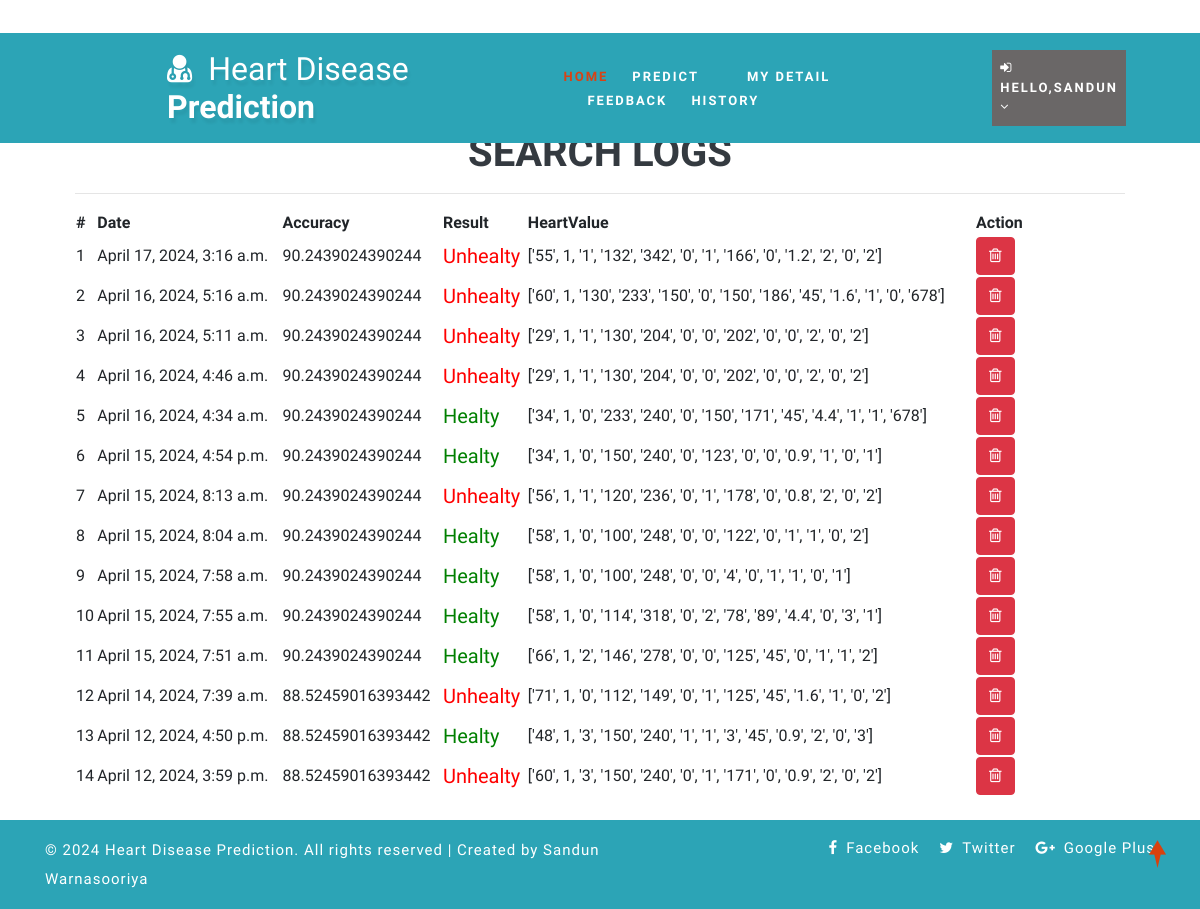
Page /view_search_pat (signed in) on the committed database.
### health/models.py (models this page shows, shortened)
class Search_Data(models.Model):
    patient = models.ForeignKey(Patient, on_delete=models.CASCADE, null=True)
    prediction_accuracy = models.CharField(max_length=100,null=True,blank=True)
    result = models.CharField(max_length=100,null=True,blank=True)
    values_list = models.CharField(max_length=100,null=True,blank=True)
    created = models.DateTimeField(auto_now=True,null=True)

### health/views.py (the view)
# urls.py: path('view_search_pat', view_search_pat,name="view_search_pat"),
@login_required(login_url="login")
def view_search_pat(request):
    doc = None
    try:
        doc = Doctor.objects.get(user=request.user)
        data = Search_Data.objects.filter(patient__address__icontains=doc.address).order_by('-id')
    except:
        try:
            doc = Patient.objects.get(user=request.user)
            data = Search_Data.objects.filter(patient=doc).order_by('-id')
        except:
            data = Search_Data.objects.all().order_by('-id')
    return render(request,'view_search_pat.html',{'data':data})

### health/templates/view_search_pat.html
{% extends 'index.html' %}
{% load static %}
{% block body %}
<div class="container-fluid" style="width:90%;margin-top:8%">
                    <div class="container-fluid">
                        <h1 align="center" class="w3ls-title text-uppercase text-dark font-weight-bold">Search Logs</h1>
                         </div><hr>
                                <table id="example" class="display" style="width:100%">
                                  <thead>
                                    <tr>
                                      <th>#</th>
                                      {% if request.user.patient_set.all.0 %}
                                      <th>Date</th>
                                      {% else %}
                                      <th>Patient Name</th>
                                      {% endif %}
                                      <th>Accuracy</th>
                                      <th>Result</th>
                                      <th>HeartValue</th>
                                      <th>Action</th>
                                  </tr>
                              </thead>
                              <tbody>
                              {% for i in data %}
                                <tr>
                                  <td>{{forloop.counter}}</td>
                                  {% if request.user.patient_set.all.0 %}
                                    <td>{{i.created}}</td>
                                  {% else %}
                                  <td>{{i.patient.user.first_name}} {{i.patient.user.last_name}}</td>
                                  {% endif %}
                                    <td>{{i.prediction_accuracy}}</td>
                                    <td>{% if i.result == "0" %}
                                      <h5 style="color:green">Healty</h5>
                                      {% else %}
                                      <h5 style="color:red">Unhealty</h5>
                                  {% endif %}
                                  </td>
                                  <td>{{i.values_list}}</td>
                                  <td style="width:150px">
                                      <a href="/delete_searched/{{i.id}}" ><button class="btn btn-danger" onclick="return confirm('Are you sure?')"><i class="fa fa-trash-o"></i></button></a></td>
                              </tr>
                              {% endfor %}
                          </tbody>
                      </table>
                  </div>
{% endblock %}

### health/templates/index.html (shortened to what this page needs)
<!DOCTYPE html>
{% load static %}
<html lang="Eng">
<head>
	<link rel="stylesheet" href="{% static 'css/bootstrap.css' %}">
	<link href="{% static 'css/css_slider.css' %}" type="text/css" rel="stylesheet" media="all">
	<link rel="stylesheet" href="{% static 'css/style.css' %}" type="text/css" media="all" />
	<link href="{% static 'css/font-awesome.min.css' %}" rel="stylesheet">
<link rel='stylesheet' type='text/css' href="https://cdn.datatables.net/1.10.21/css/jquery.dataTables.min.css">
<link rel='stylesheet' type='text/css' href="https://cdn.datatables.net/buttons/1.6.2/css/buttons.dataTables.min.css">
</head>
<body>
	<div id="home" style="margin-bottom:2%">
		<header>
			<div class="top-bar py-3">
				<div class="container">
					<div class="row">
						<div class="col-xl-7 col-lg-6 col-md-4 top-social-agile text-md-right text-center mt-md-0 mt-2">
							<div class="row">
								<div class="col-xl-3 col-lg-4 col-6 top-w3layouts p-md-0 text-right">
								</div>
								<div class="col-xl-3 col-lg-4 col-6 header-w3layouts text-md-right text-left">
								</div>
							</div>
						</div>
					</div>
				</div>
			</div>
		</header>
		<div class="main-top" style="background:rgb(44, 164, 182)">
			<div class="container-fluid">
				<div class="header d-md-flex justify-content-between align-items-center py-3">
					<div id="logo" style="margin-left:13%">
						<h1>
							<a href="index.html">
								<span class="fa fa-user-md mr-2"></span>
								<span class="logo-sp">Heart Disease</span> Prediction
							</a>
						</h1>
					</div>
					{% if request.user.is_staff %}
					<div class="nav_w3ls" style="margin-right:4%">
						<nav>
							<label for="drop1" class="toggle">Menu</label>
							<input type="checkbox" id="drop1" />
							<ul class="menu" style="padding:15px;width:100%">
								<li class="mx-lg-4 mx-md-3 my-md-0 my-2"><a href="{% url 'admin_home' %}" >Home</a></li>
								<li>
									<label for="drop-2" class="toggle toogle-2"> <span class="fa fa-angle-down" aria-hidden="true"></span>
									</label>
									<a href="#"> Doctor <span class="fa fa-angle-down" aria-hidden="true"></span></a>
									<ul style="margin-top:2%;width:40%;margin-right:0%">
										<li style="width:100%;"><a href="/add_doctor" class="drop-text">Add Doctor</a></li>
										<li style="width:100%;"><a href="/view_doctor" class="drop-text">View Doctor</a></li>
									</ul>
								</li>
								<li class="mx-lg-4 mx-md-3 my-md-0 my-2"><a href="/view_patient">Patient</a></li>
								<li class="mx-lg-4 mx-md-3 my-md-0 my-2">
									<a href="/view_search_pat">Searched Data</a></li>
								<li><a href="/view_feedback">Feedback</a></li>
							</ul>
						</nav>
					</div>
					<div class="nav_w3ls" style="margin-right:3%">
						<nav>
							<label for="drop2" class="toggle">Menu</label>
							<input type="checkbox" id="drop2" />
							<ul class="menu">
								<li class="mx-lg-4 mx-md-3 my-md-0 my-2" style="background:red;padding:8px">
									<label for="drop-2" class="toggle toogle-2"> <span class="fa fa-angle-down" aria-hidden="true"></span>
									</label>
									<a href="#"><i class="fa fa-user"></i> {{request.user.username}} <span class="fa fa-angle-down" aria-hidden="true"></span></a>
									<ul style="margin-top:10%;width:80%;margin-right:5%">
										<li style="width:100%;"><a href="{% url 'change_password' %}" class="drop-text">Password</a></li>
										<li style="width:100%;"><a href="{% url 'logout' %}" class="drop-text">Logout</a></li>
									</ul>
								</li>
							</ul>
						</nav>
					</div>
					{% elif request.user.patient_set.all.0 %}
					<div class="nav_w3ls" style="margin-left:5%;font-weight:bold">
						<nav>
							<ul class="menu" style="padding:15px;width:100%">
								<li><a href="{% url 'patient_home' %}" class="active">Home</a></li>
								<li class="mx-lg-4 mx-md-3 my-md-0 my-2"><a href="/add_heartdetail">Predict</a></li>
								<li class="mx-lg-4 mx-md-3 my-md-0 my-2"><a href="/profile_doctor">My Detail</a></li>
								<li class="mx-lg-4 mx-md-3 my-md-0 my-2"><a href="/sent_feedback">Feedback</a></li>
								<li><a href="/view_search_pat">History</a></li>
							</ul>
						</nav>
					</div>
					<div class="nav_w3ls" style="margin-right:3%">
						<nav>
							<ul class="menu">
								<li class="mx-lg-4 mx-md-3 my-md-0 my-2" style="background:#6a6767;padding:8px">
									<a href="#"><i class="fa fa-sign-in"></i> Hello,{{request.user.username}} <span class="fa fa-angle-down" aria-hidden="true"></span></a>
								</li>
							</ul>
						</nav>
					</div>
					{% endif %}
				</div>
			</div>
		</div>
		{% block body %}
		{% endblock %}
	</div>
	<div class="copy-w3pvt" style="background:rgb(44, 164, 182);color:white">
		<div class="container py-3">
			<div class="row">
				<div class="col-lg-7 w3ls_footer_grid1_left text-lg-left text-center">
					<p style="color:white">&copy; 2024 Heart Disease Prediction. All rights reserved | Created by Sandun Warnasooriya</a>
					</p>
				</div>
				<div class="col-lg-5 w3ls_footer_grid_left1_pos text-lg-right text-center mt-lg-0 mt-2">
					<ul style="color:white">
						<li>
							<a href="#" style="color:white" class="facebook">
								<span class="fa fa-facebook-f mr-2"></span>Facebook</a>
						</li>
						<li class="mx-3">
							<a href="#" style="color:white" class="twitter">
								<span class="fa fa-twitter mr-2"></span>Twitter</a>
						</li>
						<li>
							<a href="#" style="color:white" class="google">
								<span class="fa fa-google-plus mr-2"></span>Google Plus</a>
						</li>
					</ul>
				</div>
			</div>
		</div>
	</div>
	<a href="#home" style="color:white" class="move-top text-center"></a>
</body>
</html>

### health/static/css/style.css (style rules this page uses)
body { padding: 0; margin: 0; background: #FFF; font-family: 'Quicksand', sans-serif; }
body a, body button { transition: 0.5s all; -webkit-transition: 0.5s all; -moz-transition: 0.5s all; -o-transition: 0.5s all; -ms-transition: 0.5s all; text-decoration: none; }
html { scroll-behavior: smooth; }
h1, h2, h3, h4, h5, h6 { margin: 0; padding: 0; font-family: 'Mukta', sans-serif; }
p { margin: 0; padding: 0; font-size: 15px; letter-spacing: 1px; line-height: 1.9; color: #999; font-family: 'Quicksand', sans-serif; }
ul, ol { margin: 0; padding: 0; }
a.move-top { width: 34px; height: 34px; background: url(../images/move-top.png) no-repeat; display: inline-block; position: fixed; bottom: 4%; right: 2%; z-index: 0; }
#home { position: relative; }
.main-top { position: absolute; z-index: 999; width: 100%; background: rgba(0, 0, 0, 0.4); }
nav { margin: 0; padding: 0; }
#logo a { float: left; display: initial; font-weight: 700; font-size: 32px; color: #fff; text-shadow: 2px 5px 3px rgba(0, 0, 0, 0.06); padding: 0; }
span.logo-sp { font-weight: 100; }
nav:after { content: ""; display: table; clear: both; }
nav ul { float: right; padding: 0; margin: 0; list-style: none; position: relative; }
nav ul li { margin: 0px; display: inline-block; float: left; }
nav a { padding: 0; color: #fff; font-size: 13px; letter-spacing: 2px; font-weight: 700; text-transform: uppercase; display: inline-block; transition: 0.5s all; -webkit-transition: 0.5s all; -moz-transition: 0.5s all; -o-transition: 0.5s all; -ms-transition: 0.5s all; }
.menu li a.active, .menu li a:hover { color: #2196f3; transition: 0.5s all; -webkit-transition: 0.5s all; -moz-transition: 0.5s all; -o-transition: 0.5s all; -ms-transition: 0.5s all; color: #d84315; }
li>a:only-child:after { content: ''; }
.w3ls_footer_grid_left1_pos ul li, ul.list-part li { display: inline-block; }
.w3ls_footer_grid_left1_pos ul li a { color: #000; text-decoration: none; letter-spacing: 1px; font-size: 15px; }
.w3ls_footer_grid1_left p { color: #484848; font-weight: 500; }

### rows in the picture
Search_Data: created "April 17, 2024, 3:16 a.m.", prediction_accuracy "90.2439024390244", result "Unhealty", values_list "['55', 1, '1', '132', '342', '0', '1', '166', '0', '1.2', '2', '0', '2']"
Search_Data: created "April 16, 2024, 5:16 a.m.", prediction_accuracy "90.2439024390244", result "Unhealty", values_list "['60', 1, '130', '233', '150', '0', '150', '186', '45', '1.6', '1', '0', '678']"
Search_Data: created "April 16, 2024, 5:11 a.m.", prediction_accuracy "90.2439024390244", result "Unhealty", values_list "['29', 1, '1', '130', '204', '0', '0', '202', '0', '0', '2', '0', '2']"
Search_Data: created "April 16, 2024, 4:46 a.m.", prediction_accuracy "90.2439024390244", result "Unhealty", values_list "['29', 1, '1', '130', '204', '0', '0', '202', '0', '0', '2', '0', '2']"
Search_Data: created "April 16, 2024, 4:34 a.m.", prediction_accuracy "90.2439024390244", result "Healty", values_list "['34', 1, '0', '233', '240', '0', '150', '171', '45', '4.4', '1', '1', '678']"
Search_Data: created "April 15, 2024, 4:54 p.m.", prediction_accuracy "90.2439024390244", result "Healty", values_list "['34', 1, '0', '150', '240', '0', '123', '0', '0', '0.9', '1', '0', '1']"
Search_Data: created "April 15, 2024, 8:13 a.m.", prediction_accuracy "90.2439024390244", result "Unhealty", values_list "['56', 1, '1', '120', '236', '0', '1', '178', '0', '0.8', '2', '0', '2']"
Search_Data: created "April 15, 2024, 8:04 a.m.", prediction_accuracy "90.2439024390244", result "Healty", values_list "['58', 1, '0', '100', '248', '0', '0', '122', '0', '1', '1', '0', '2']"
Search_Data: created "April 15, 2024, 7:58 a.m.", prediction_accuracy "90.2439024390244", result "Healty", values_list "['58', 1, '0', '100', '248', '0', '0', '4', '0', '1', '1', '0', '1']"
Search_Data: created "April 15, 2024, 7:55 a.m.", prediction_accuracy "90.2439024390244", result "Healty", values_list "['58', 1, '0', '114', '318', '0', '2', '78', '89', '4.4', '0', '3', '1']"
Search_Data: created "April 15, 2024, 7:51 a.m.", prediction_accuracy "90.2439024390244", result "Healty", values_list "['66', 1, '2', '146', '278', '0', '0', '125', '45', '0', '1', '1', '2']"
Search_Data: created "April 14, 2024, 7:39 a.m.", prediction_accuracy "88.52459016393442", result "Unhealty", values_list "['71', 1, '0', '112', '149', '0', '1', '125', '45', '1.6', '1', '0', '2']"
Search_Data: created "April 12, 2024, 4:50 p.m.", prediction_accuracy "88.52459016393442", result "Healty", values_list "['48', 1, '3', '150', '240', '1', '1', '3', '45', '0.9', '2', '0', '3']"
Search_Data: created "April 12, 2024, 3:59 p.m.", prediction_accuracy "88.52459016393442", result "Unhealty", values_list "['60', 1, '3', '150', '240', '0', '1', '171', '0', '0.9', '2', '0', '2']"

### other values in the picture
{{ request.user.username }} "SANDUN"
